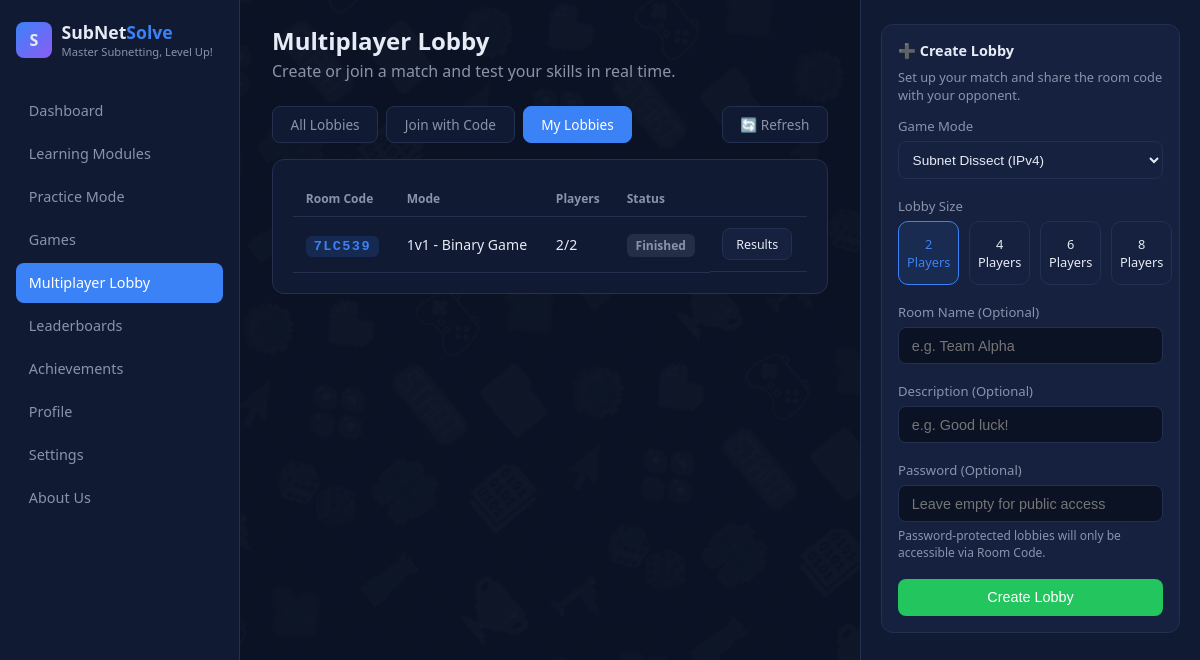
The app's page /lobby.php?tab=mine (signed in), older data.
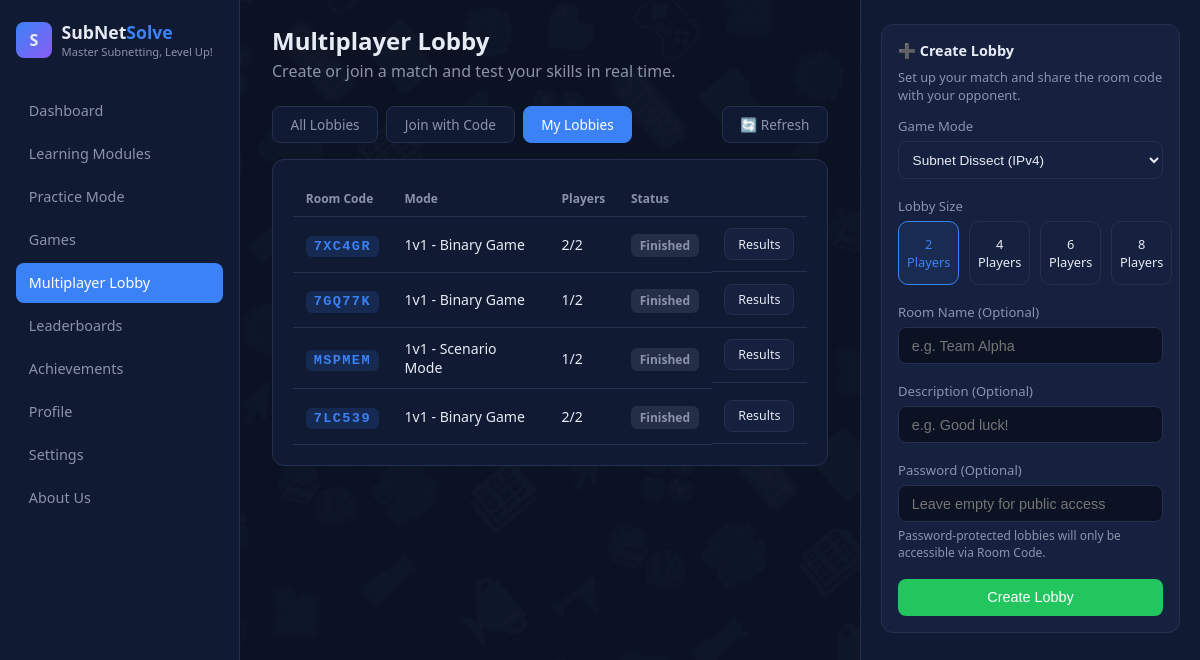
The same page, newer data.
### tables this page shows
CREATE TABLE `matches` (
  `id` int(11) NOT NULL,
  `room_code` varchar(10) NOT NULL,
  `room_name` varchar(100) DEFAULT NULL,
  `description` varchar(255) DEFAULT NULL,
  `password_hash` varchar(255) DEFAULT NULL,
  `game_mode` varchar(20) NOT NULL DEFAULT 'subnetting',
  `visibility` varchar(20) NOT NULL DEFAULT 'public',
  `max_players` int(11) NOT NULL DEFAULT 2,
  `host_user_id` int(11) NOT NULL,
  `status` varchar(20) NOT NULL DEFAULT 'waiting',
  `current_question_index` int(11) NOT NULL DEFAULT 0,
  `current_question_started_at` datetime DEFAULT NULL,
  `total_questions` int(11) NOT NULL DEFAULT 10,
  `winner_id` int(11) DEFAULT NULL,
  `created_at` datetime NOT NULL,
  `started_at` datetime DEFAULT NULL,
  `ended_at` datetime DEFAULT NULL
);

### lobby.php (the view, shortened to what the changed rows need)
<?php
require "config.php";
$userId = $_SESSION["user_id"];
$tab = $_GET["tab"] ?? "public";
$publicLobbies = [];
$myLobbies = [];
if ($tab === "mine") {
    $result = mysqli_query($conn, "SELECT m.*, (SELECT COUNT(*) FROM match_players mp WHERE mp.match_id = m.id) AS player_count
        FROM matches m
        WHERE m.host_user_id = $userId OR m.id IN (SELECT match_id FROM match_players WHERE user_id = $userId)
        ORDER BY m.created_at DESC LIMIT 30");
    $myLobbies = mysqli_fetch_all($result, MYSQLI_ASSOC);
}
function mode_label($m) {
    return [
        "subnetting" => "Subnet Dissect (IPv4)",
        "binary"     => "Binary Game",
        "showdown"   => "Subnet Showdown",
        "hex"        => "Hex Conversion",
        "ipv6"       => "IPv6 Challenge",
        "scenario"   => "Scenario Mode",
        "both"       => "All Topics (Mixed)"
    ][$m] ?? $m;
}
function status_label($s) {
    return ["waiting" => "Waiting", "in_progress" => "In Game", "finished" => "Finished"][$s] ?? $s;
}
?>
<!DOCTYPE html>
<html lang="en">
<head>
    <link rel="stylesheet" href="dash.css">
    <link rel="stylesheet" href="game.css">
</head>
<body>
<div class="layout lobby-layout">
    <aside class="sidebar">
        <div class="brand">
            <div>
                <h1>SubNet<span>Solve</span></h1>
            </div>
        </div>
    </aside>
    <main class="main">
        <div class="welcome">
            <h2>Multiplayer Lobby</h2>
        </div>
        <div class="explore-panel">
            <?php if ($tab === "public"): ?>
                <?php if (empty($publicLobbies)): ?>
                    <p style="color:var(--text-dim); font-size:0.9rem;">No open public lobbies right now — create one or join with a room code!</p>
                <?php else: ?>
                <table class="lb-table">
                    <tr><th>Room Code</th><th>Mode</th><th>Players</th><th>Status</th><th></th></tr>
                    <?php foreach ($publicLobbies as $l):
                        $full = $l["player_count"] >= $l["max_players"];
                    ?>
                        <tr>
                            <td><span class="room-code-badge"><?= htmlspecialchars($l["room_code"]) ?></span></td>
                            <td><?= $l["max_players"] == 2 ? "1v1" : $l["max_players"] . "p" ?> - <?= mode_label($l["game_mode"]) ?></td>
                            <td><?= $l["player_count"] ?>/<?= $l["max_players"] ?></td>
                            <td><span class="status-pill <?= $l["status"] ?>"><?= status_label($l["status"]) ?></span></td>
                            <td>
                                <?php if (!$full && $l["status"] === "waiting"): ?>
                                    <a href="join.php?code=<?= htmlspecialchars($l["room_code"]) ?>" class="btn btn-primary" style="text-decoration:none; padding:0.4rem 0.9rem; font-size:0.8rem;">Join</a>
                                <?php else: ?>
                                    <button class="btn btn-secondary" disabled style="font-size:0.8rem;">Full</button>
                                <?php endif; ?>
                            </td>
                        </tr>
                    <?php endforeach; ?>
                </table>
                <?php endif; ?>
            <?php else: ?>
                <?php if (empty($myLobbies)): ?>
                    <p style="color:var(--text-dim); font-size:0.9rem;">You haven't created or joined any lobbies yet.</p>
                <?php else: ?>
                <table class="lb-table">
                    <tr><th>Room Code</th><th>Mode</th><th>Players</th><th>Status</th><th></th></tr>
                    <?php foreach ($myLobbies as $l): ?>
                        <tr>
                            <td><span class="room-code-badge"><?= htmlspecialchars($l["room_code"]) ?></span></td>
                            <td><?= $l["max_players"] == 2 ? "1v1" : $l["max_players"] . "p" ?> - <?= mode_label($l["game_mode"]) ?></td>
                            <td><?= $l["player_count"] ?>/<?= $l["max_players"] ?></td>
                            <td><span class="status-pill <?= $l["status"] ?>"><?= status_label($l["status"]) ?></span></td>
                            <td style="display:flex; gap:0.4rem;">
                                <?php if ($l["status"] !== "finished"): ?>
                                    <a href="match.php?code=<?= htmlspecialchars($l["room_code"]) ?>" class="btn btn-primary" style="text-decoration:none; padding:0.4rem 0.8rem; font-size:0.78rem;">Open</a>
                                <?php else: ?>
                                    <a href="match.php?code=<?= htmlspecialchars($l["room_code"]) ?>" class="btn btn-secondary" style="text-decoration:none; padding:0.4rem 0.8rem; font-size:0.78rem;">Results</a>
                                <?php endif; ?>
                            </td>
                        </tr>
                    <?php endforeach; ?>
                </table>
                <?php endif; ?>
            <?php endif; ?>
        </div>
    </main>
</div>
</body>
</html>

Row changes from the older to the newer data that the page shows:
added matches: room_code "7XC4GR", shows "1v1", game_mode "Binary Game", player_count "2", max_players "2", status "Finished"
added matches: room_code "7GQ77K", shows "1v1", game_mode "Binary Game", player_count "1", max_players "2", status "Finished"
added matches: room_code "MSPMEM", shows "1v1", game_mode "Scenario Mode", player_count "1", max_players "2", status "Finished"
